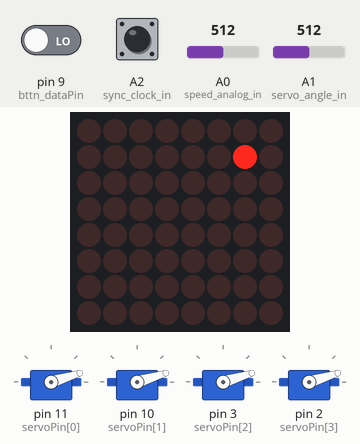
The sketch below on a simulated Arduino Uno, built with avr-gcc and run on an emulated ATmega328P. On the bench: 8×8 LED matrix, 4 × servo. Inputs (shaded band) come from the test bench; at power-on: pin 9 (bttn_dataPin) LOW, A1 (servo_angle_in) = 512, A2 (sync_clock_in) HIGH, A0 (speed_analog_in) = 512.

Above: at 1.2 s.
1.3 s: pin 9 (bttn_dataPin) driven HIGH
At 2.7 s:
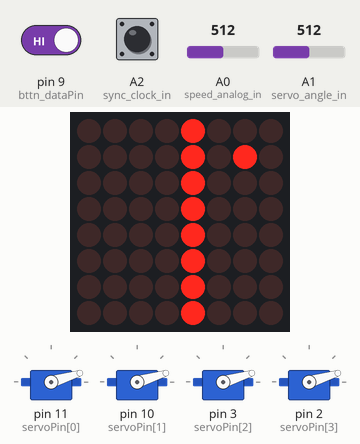
3.8 s: pin 9 (bttn_dataPin) driven LOW
At 4.8 s:
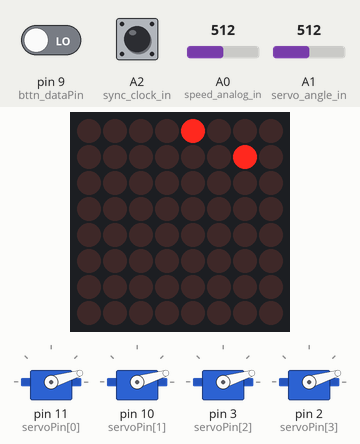
5.3 s: A1 (servo_angle_in) set to 716
At 5.9 s:
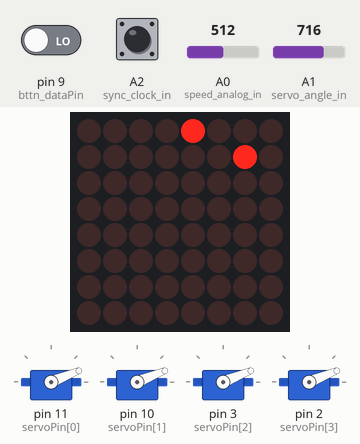
6.8 s: A2 (sync_clock_in) pulled LOW for 0.15 s
At 7.8 s:
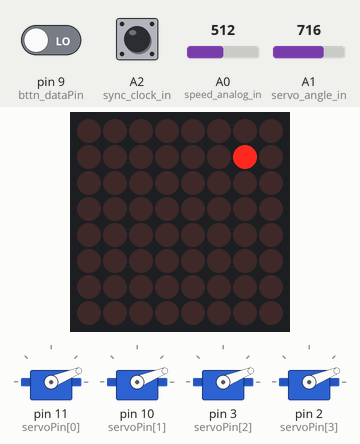
8.4 s: A2 (sync_clock_in) pulled LOW for 1 s
At 10.2 s:
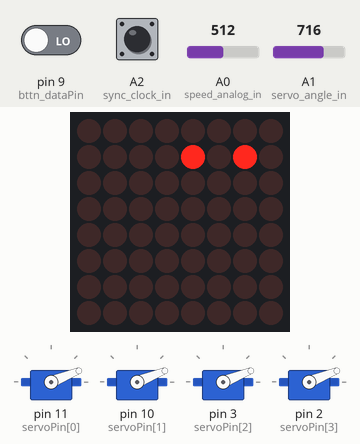
Timing chart, 0 to 11.7 s (numbered marks = the images above; inputs shaded):
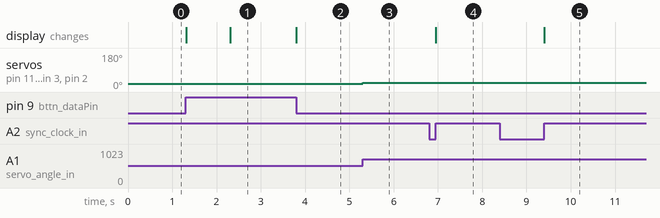

Measured:
- after the input at 1.3 s, the display: first changes at once (image 1 shows a later state)
- after the input at 3.8 s, the display: changes at once (image 2)
- after the input at 5.3 s, servo on pin 11 (servoPin[0]), servo on pin 10 (servoPin[1]), servo on pin 3 (servoPin[2]), servo on pin 2 (servoPin[3]): 17° → 22° at once
- after the input at 6.8 s, the display: changes after 0.15 s (image 4)
- after the input at 8.4 s, the display: changes after 1.0 s (image 5)

The sketch:

DRUM_MACHINE_1.0_no_predelay.ino
```cpp
#include "LedControl.h"
#include <Servo.h>

// Comment the following line if the whole hardware is available (Clock In, Out, Speed control).
//#define MINIMAL_HARDWARE

// *******************************************************************************
// **                                                                           **
// **        C O N S T A N T S   &   P I N / B U T T O N   M A P P I N G        **
// **                                                                           **
// *******************************************************************************
const byte TOTAL_BUTTONS          = 16;
const byte TOTAL_STEPS            = 16;
const byte TOTAL_STEP_COLS        = TOTAL_STEPS/2;
const byte TOTAL_TRACKS           = 4;
const int  MIN_STEP_TIME          = 120;
const int  MAX_STEP_TIME          = 550;
const byte BRIGHTNESS             = 4; // From 0 to 15
const byte HIT_SERVO_ANGLE        = 70;
const byte MIN_SERVO_START_ANGLE  = 5; // Never set to 0. May be outside of the range of some servos!
const byte MAX_SERVO_START_ANGLE  = 30;
const int  RESET_PRESS_TIME       = 1000;
const byte RND_SEQ_THRSHLD        = 75;
const byte CLK_SIGNAL_TIME        = 15;


const byte SERVO_UPDATE_INT       = 10;
const byte SERVO_INCREMENT        = 7;

// Pin mapping ----------------------
#define bttn_latchPin         8
#define bttn_dataPin          9
#define bttn_clockPin         7
#define matrix_data           6
#define matrix_clock          5
#define matrix_load           4

#define speed_analog_in       A0
#define sync_clock_in         A2
#define sync_clock_out        A3
#define servo_angle_in        A1

#define CLOCK_IN_THRESHOLD    750  // A value from 0 to 1023, which represents the range from 0 to VCC

// Servo pins -----------------------
const int servoPin[TOTAL_TRACKS]        = { 11, 10, 3, 2};

// Button mapping (4021) ------------
//const byte step_buttons[TOTAL_STEPS]    = { 7, 6, 5, 4, 3, 2, 1, 0};
//const byte track_buttons[TOTAL_TRACKS]  = { 8, 9, 10, 11, 12, 13};
const byte step_buttons[TOTAL_STEP_COLS] = { 9, 10, 11, 7, 6, 5, 4, 0};
const byte track_buttons[TOTAL_TRACKS]   = { 8, 12, 13, 14};
const byte PLAY_BUTTON                   = 2;
const byte PAGE_SEL_BUTTON               = 1;
const byte MUTE_BUTTON                   = 3;


//                            G  C  E  DP D  F [A, B (Unconnected)]
const byte LED_ROW_REMAP[] = {7, 3, 5, 0, 4, 6, 1, 2};
//                           D0  D5 D7 D3 D2 D7 D4 D0
const byte LED_COL_REMAP[] = {1, 5, 7, 3, 2, 6, 4, 0};

// *******************************************************************************
// **                                                                           **
// **                      D A T A   D E C L A R A T I O N S                    **
// **                                                                           **
// *******************************************************************************
const byte TOTAL_BBYTES   = (TOTAL_BUTTONS + (8 - (TOTAL_BUTTONS % 8))) / 8;

byte buttonData[TOTAL_BBYTES];
byte prevBttnData[TOTAL_BBYTES];
word stepData[TOTAL_TRACKS];
bool isTrackActive[TOTAL_TRACKS];
bool isStepActive[TOTAL_STEPS];

volatile int            stepInterval;
volatile int            initialServoPos = MIN_SERVO_START_ANGLE;
volatile byte           currentStep = TOTAL_STEPS-1;
volatile word           msCounter;
volatile byte           currentTrack = 0;
volatile boolean        playing = true;
volatile byte           currentSequencePage = 0;
volatile unsigned long  lastClockIn;
volatile word           extClockInterval;
LedControl ledMatrix = LedControl (matrix_data, matrix_clock, matrix_load, 1);

// *******************************************************************************
// **                                                                           **
// **                        B U T T O N   H A N D L I N G                      **
// **                                                                           **
// *******************************************************************************
boolean getButtonPressed (byte b) {
  if (b >= TOTAL_BUTTONS) return false;
  return buttonData[b / 8] & (byte)(1 << (b % 8));
}

boolean getButtonPrevPressed (byte b) {
  if (b >= TOTAL_BUTTONS) return false;
  return prevBttnData[b / 8] & (byte)(1 << (b % 8));
}

boolean getButtonHit (byte b){
  return getButtonPressed(b) && !(getButtonPrevPressed(b));
}

boolean getButtonReleased (byte b){
  return !getButtonPressed(b) && (getButtonPrevPressed(b));
}

void setButton (byte b, boolean val) {
  if (b >= TOTAL_BUTTONS) return;
  if (val) {
    buttonData[b / 8] |= (byte)(1 << (b % 8));
  }else {
    buttonData[b / 8] &= ~(byte)(1 << (b % 8));
  }
}

void readButtons() {
  byte i, b;

  // Keep a record of the previous state of every button
  for (int b =  0; b < TOTAL_BBYTES;  b++) prevBttnData[b] = buttonData[b];

  //Pulse the latch pin:
  digitalWrite(bttn_latchPin, 1);
  delayMicroseconds(20);
  digitalWrite(bttn_latchPin, 0);

  for (i=0; i<TOTAL_BUTTONS; i++){
    digitalWrite(bttn_clockPin, 0);
    setButton (i, digitalRead(bttn_dataPin));
    digitalWrite(bttn_clockPin, 1);
  }
}

// *******************************************************************************
// **                                                                           **
// **                    S T E P   D A T A   H A N D L I N G                    **
// **                                                                           **
// *******************************************************************************
void enableAllSteps(bool enabled){
	for (byte s =  0; s < TOTAL_STEPS;  s++) isStepActive[s] = enabled;
}


boolean getStepData (byte track, byte stepN){
  if (track >= TOTAL_TRACKS || stepN > TOTAL_STEPS) return false;
  return stepData[track] & (word)(1 << stepN);
}

void setStepData (byte track, byte stepN, boolean val){
  if (track >= TOTAL_TRACKS || stepN > TOTAL_STEPS) return;
  if (val) {
    stepData[track] |= (word)(1 << stepN);
  }else {
    stepData[track] &= ~(word)(1 << stepN);
  }
}

void resetSteps (){
  for (byte t =  0; t < TOTAL_TRACKS;  t++) stepData[t] = 0;
}

void toggleStepData (byte track, byte stepN){
  boolean curVal = getStepData (track, stepN);
  setStepData (track, stepN, !curVal);
}

void toggleStepEnabled (byte stepN){
  isStepActive[stepN] = !isStepActive[stepN];
}

byte nextEnabledStep (byte fromStep){
  byte st;
  for (byte b = 1; b < TOTAL_STEPS; b++) {
    st = (fromStep + b) % TOTAL_STEPS;
    if (isStepActive[st]) return st;
  }
  return 0;
}
// *******************************************************************************
// **                                                                           **
// **               L E D   M A T R I X   P R O C E D U R E S                   **
// **                                                                           **
// *******************************************************************************
void displayStepData (byte track, byte stepN, boolean val){
  ledMatrix.setLed(0, LED_COL_REMAP[stepN], LED_ROW_REMAP[track], val);
}

void refreshStepData(){
  for (byte t=0; t < TOTAL_TRACKS; t++){
    for (byte s=0; s < TOTAL_STEP_COLS; s++){
      displayStepData (t, s, getStepData (t, s*2 + currentSequencePage));
    }
  }
}

void refreshStepReferenceRow (){
  byte curStepLed = 255; // Initialized to a number outside of the valid range.

  if (isStepActive[currentStep] && ((currentStep % 2) == currentSequencePage)) curStepLed = currentStep/2;

  for (byte i = 0; i < TOTAL_STEP_COLS; i++) {
    ledMatrix.setLed(0, LED_COL_REMAP[i], LED_ROW_REMAP[TOTAL_TRACKS], (i == curStepLed));
  }
}

void showActiveSteps (){
  // We will  show the enabled/active steps using the step reference row
  for (byte i = 0; i < TOTAL_STEP_COLS; i++) {
    ledMatrix.setLed(0, LED_COL_REMAP[i], LED_ROW_REMAP[TOTAL_TRACKS], isStepActive[i*2 + currentSequencePage]);
  }
}

void displayTrackSelection (byte track, boolean val){
  // The total_tracks+1 rows is an 8 pixel "row" laid out as a column, with 2 LEDs
  // per track, the first one being the active track indicator, and the second one
  // If the track is "muted".
  ledMatrix.setLed(0, LED_COL_REMAP[track*2], LED_ROW_REMAP[TOTAL_TRACKS+1], val);
}

void displayTrackEnabled (byte track, boolean enabled){
  ledMatrix.setLed(0, LED_COL_REMAP[track*2+1], LED_ROW_REMAP[TOTAL_TRACKS+1], !enabled);
}

void toggleTrackEnabled (byte t){
  isTrackActive[t] = !isTrackActive[t];
  displayTrackEnabled (t, isTrackActive[t]);
}

void enableAllTracks(bool enabled){
	for (byte t =  0; t < TOTAL_TRACKS;  t++) {
	  isTrackActive[t] = enabled;
    displayTrackEnabled (t, isTrackActive[t]);
	}
}
// *******************************************************************************
// **                                                                           **
// **                       S E R V O   C O N T R O L                           **
// **                                                                           **
// *******************************************************************************

class Sweeper {
  int pos;                  // current servo position
  bool moving;
  int  updateInterval;      // interval between updates
  unsigned long lastUpdate; // last update of position
  int incstep;              // increment to move for each interval

public:
  Servo servo;              // the servo

  Sweeper(){
    pos = -1;
    setParams (0, 0);
  }

  void setTargetPos (int p){
    if (pos == p) return;
    pos = p;
    servo.write (p);
  }
  void setParams (int interval, int is){
    updateInterval = interval;
    incstep = is;
    moving = false;
  }

  void attach(int pin){
    servo.attach(pin);
    setTargetPos (initialServoPos);
  }

  void detach(){
    servo.detach();
  }

  void beat(){
    moving = true;
    lastUpdate = millis();
  }

  void update(){
    unsigned long curTime = millis();
    int targetPos;

    if (moving){
      if((curTime - lastUpdate) >= updateInterval){
        lastUpdate = curTime;
        targetPos = constrain(pos + incstep, initialServoPos, HIT_SERVO_ANGLE+1);
        if (pos < HIT_SERVO_ANGLE) {
          setTargetPos (targetPos);
        }else{
          moving = false;
        }
      }
    }else {
      // If the servo is not moving, update in real-time the position according to the
      // current value of initialServoPos
      setTargetPos max(targetPos-2, initialServoPos);
    }
  }
};

Sweeper sweeper[TOTAL_TRACKS];
// *******************************************************************************
// **                                                                           **
// **   A R D U I N O   P R O C S   &   I N T E R R U P T   H A N D L I N G     **
// **                                                                           **
// *******************************************************************************
// TIMER0 INTERRUPT --------------------------------------------
volatile int clkCounter = -1;
volatile bool lastClockVal = HIGH;
volatile bool curClockVal;
volatile unsigned long rightNow;

// This interrupt is called once a millisecond.
SIGNAL(TIMER0_COMPA_vect) {
  rightNow = millis();

  for (byte s=0; s<TOTAL_TRACKS;s++){
    sweeper[s].update();
  }

#ifdef MINIMAL_HARDWARE
  // Use the output as input in minimal hardware config
  curClockVal = digitalRead (sync_clock_out);
#else
  // Otherwise read the actual input
  curClockVal = digitalRead (sync_clock_in);
#endif

  if (curClockVal == true && lastClockVal == false){
    extClockInterval = rightNow - lastClockIn;
    lastClockIn = rightNow;
    if (playing) currentStep = nextEnabledStep(currentStep);
  }
  lastClockVal = curClockVal;

  msCounter++;
  if ((msCounter >= stepInterval) && (clkCounter == -1)){
    clkCounter = 0;
    msCounter = 0;
    digitalWrite (sync_clock_out, HIGH);
  }else {
    clkCounter++;
    if (clkCounter >= CLK_SIGNAL_TIME){
      digitalWrite (sync_clock_out, LOW);
      clkCounter = -1;
    }
  }
}

// SETUP -------------------------------------------------------
void setup() {
  //start serial
  Serial.begin(9600);

  //define pin modes
  pinMode(bttn_latchPin, OUTPUT);
  pinMode(bttn_clockPin, OUTPUT);
  pinMode(bttn_dataPin, INPUT);
  pinMode(speed_analog_in, INPUT);
  pinMode(sync_clock_in, INPUT);
  digitalWrite(sync_clock_in, HIGH); // Enable pullup resistors
  pinMode(servo_angle_in, INPUT);
  pinMode(sync_clock_out, OUTPUT);

  ledMatrix.shutdown (0,false);
  ledMatrix.setIntensity (0, BRIGHTNESS);
  ledMatrix.clearDisplay(0);

  // Reset data
  resetSteps ();
  enableAllSteps(true);
  enableAllTracks(true);

  // Show starting track
  displayTrackSelection (currentTrack, true);

  // Initialize sweepers
  for (byte t=0; t<TOTAL_TRACKS; t++){
    sweeper[t].attach(servoPin[t]);
    sweeper[t].setParams(SERVO_UPDATE_INT, SERVO_INCREMENT);
  }

  // All tracks and steps start active
  for (byte s=0; s < TOTAL_STEPS;  s++) isStepActive[s] = true;
  for (byte t=0; t < TOTAL_TRACKS; t++) isTrackActive[t] = true;

  // Servo update interrupt
  // Timer0 is already used for millis() - we'll just interrupt somewhere
  // in the middle and call the "Compare A" function below
  OCR0A = 0xAF;
  TIMSK0 |= _BV(OCIE0A);
}

// LOOP --------------------------------------------------------
unsigned long playPressedTime = 0;
boolean       canReset = true;
int           lastProcessedStep = -1;
unsigned long currentTime;
bool          muteButtonPressed = false;

void loop() {
  byte realStep;

  currentTime = millis();

  readButtons();
#ifdef MINIMAL_HARDWARE
  stepInterval = MIN_STEP_TIME + (MAX_STEP_TIME - MIN_STEP_TIME)/2;
  initialServoPos = MIN_SERVO_START_ANGLE;
#else
  // Read the speed selection pot
  stepInterval = map(analogRead(speed_analog_in), 0, 1023, MIN_STEP_TIME, MAX_STEP_TIME);
  initialServoPos = map (analogRead(servo_angle_in), 0, 1023, MIN_SERVO_START_ANGLE, MAX_SERVO_START_ANGLE);
#endif
  // Some operations depend on the state of the mute button.
  muteButtonPressed = getButtonPressed (MUTE_BUTTON);

  // Track selection / Track mute
  for (byte t=0;t<TOTAL_TRACKS;t++){
    if (getButtonHit(track_buttons[t])) {
      if (muteButtonPressed) {
        toggleTrackEnabled (t);
      }else {
        // Update the selected track.
        // Turn OFF the led of the previous track
        displayTrackSelection (currentTrack, false);
        // Update the track value
        currentTrack = t;
      }
    }
  }

  // Turn ON the led of the new track
  displayTrackSelection (currentTrack, true);

  // Read step buttons and modify the current sequence if needed
  for (byte s=0;s<TOTAL_STEP_COLS;s++){
    if (getButtonHit(step_buttons[s])) {
      realStep = s*2 + currentSequencePage;
      if (muteButtonPressed){
        toggleStepEnabled (realStep);
      }else {
        toggleStepData (currentTrack, realStep);
        displayStepData (currentTrack, s, getStepData(currentTrack, realStep));
      }
    }
  }

  // Control buttons ########################
  // Play / Pause / Reset ----
  if (getButtonReleased(PLAY_BUTTON)) {
      // canReset is set to true when the button is not pressed
    if (canReset) playing = !playing;
  }else if (getButtonHit(PLAY_BUTTON)){
    playPressedTime = currentTime;
  }else if (getButtonPressed(PLAY_BUTTON)) {
    if ((currentTime - playPressedTime >= RESET_PRESS_TIME) && canReset) {
        // Full reset
        resetSteps ();
		enableAllSteps(true);
		enableAllTracks(true);
        refreshStepData();
        playing = true;
        canReset = false;
    }
  }else {
    canReset = true;
    playPressedTime = 0;
  }

  // Page selection button -----
  if (getButtonHit(PAGE_SEL_BUTTON)){
    currentSequencePage = (currentSequencePage + 1) % 2;
    refreshStepData();
  }

  // Refresh the step reference bar if needed with the relevant information
  if (muteButtonPressed){
    showActiveSteps ();
  }else {
    refreshStepReferenceRow();
  }

  // Sequence Control ########################
  // Let's re-use the realStep variable. This time to tell us the step that the servos will execute
  // which will always be the step ahead.
  realStep = nextEnabledStep(currentStep);

  if (lastProcessedStep != realStep) {
    lastProcessedStep = realStep;
    // Execute step
    for (byte t=0; t<TOTAL_TRACKS;t++){
      if (isTrackActive[t] && isStepActive[realStep] && getStepData(t, realStep)) sweeper[t].beat();
    }
  }
}
```
